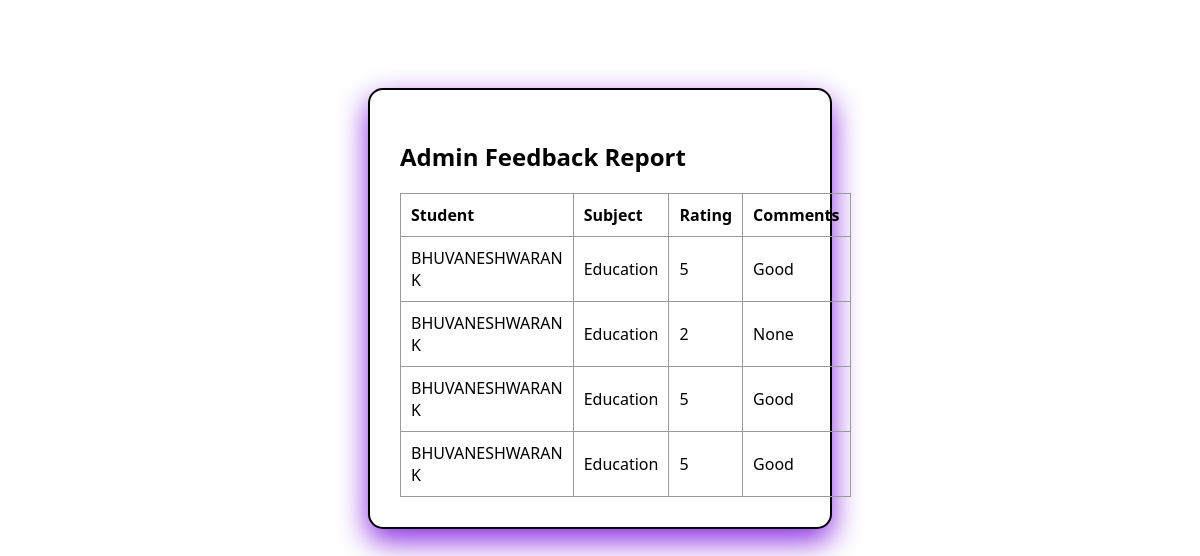
The page /admin on the database its author committed.
### tables this page shows
CREATE TABLE feedback (
    id INTEGER PRIMARY KEY AUTOINCREMENT,
    student_id INTEGER,
    subject TEXT,
    rating INTEGER,
    comments TEXT,
    FOREIGN KEY(student_id) REFERENCES users(id)
);

CREATE TABLE users (
    id INTEGER PRIMARY KEY AUTOINCREMENT,
    name TEXT NOT NULL,
    email TEXT UNIQUE NOT NULL,
    password TEXT NOT NULL,
    role TEXT NOT NULL
);

### app.py (the view)
@app.route('/admin')
def admin():
    conn = get_db()
    feedbacks = conn.execute('SELECT f.*, u.name FROM feedback f JOIN users u ON f.student_id = u.id').fetchall()
    conn.close()
    return render_template('report.html', feedbacks=feedbacks)

### app.py (called while the page is built)
def get_db():
    conn = sqlite3.connect('database.db')
    conn.row_factory = sqlite3.Row
    return conn

### templates/report.html (shortened to what this page needs)
<!DOCTYPE html>
<html>
<head>
  <link rel="stylesheet" href="/static/css/style.css">
</head>
<body class="fade-in">
  <div class="form-container">
    <h2>Admin Feedback Report</h2>
    <table>
      <tr><th>Student</th><th>Subject</th><th>Rating</th><th>Comments</th></tr>
      {% for fb in feedbacks %}
      <tr>
        <td>{{ fb.name }}</td>
        <td>{{ fb.subject }}</td>
        <td>{{ fb.rating }}</td>
        <td>{{ fb.comments }}</td>
      </tr>
      {% endfor %}
    </table>
  </div>
</body>
</html>

### static/css/style.css (style rules this page uses)
body { font-family: 'Segoe UI', sans-serif; background: linear-gradient(135deg,#D8BFD8); padding: 50px; }
.fade-in { animation: fadeIn 1s ease-in-out; }
.form-container { background: #ffffff; padding: 30px; border-radius: 15px; max-width: 400px; margin: auto; margin-top: 30px; border: 2px solid #000000; box-shadow: 0 10px 25px ; transition: all 0.3s ease-in-out; box-shadow: 0 12px 30px #8A2BE2; }
table { width: 100%; border-collapse: collapse; }
th, td { border: 1px solid #999; padding: 10px; text-align: left; }

### rows shown on the page
feedback: name "BHUVANESHWARAN K", subject "Education", rating "5", comments "Good"
feedback: name "BHUVANESHWARAN K", subject "Education", rating "2", comments "None"
feedback: name "BHUVANESHWARAN K", subject "Education", rating "5", comments "Good"
feedback: name "BHUVANESHWARAN K", subject "Education", rating "5", comments "Good"
